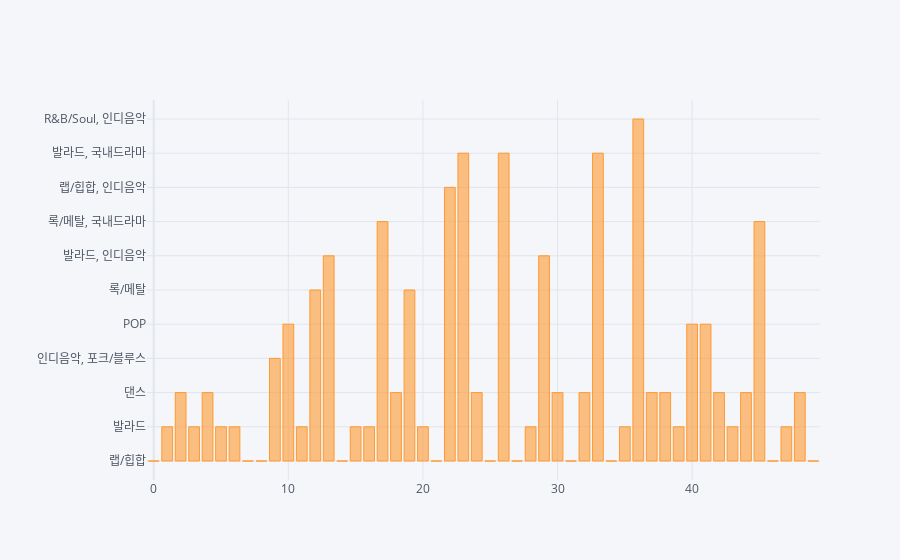

This figure's notebook cell:
### Code cell
top_202101['장르'].iplot(kind='bar')

### Figure 1 — Plotly figure (JSON) as saved in the notebook; plotly's stock layout.template omitted (floating-point values rounded to 4 significant figures)
{"data": [{"marker": {"color": "rgba(255, 153, 51, 0.6)", "line": {"color": "rgba(255, 153, 51, 1.0)", "width": 1}}, "name": "장르", "orientation": "v", "text": "", "type": "bar", "x": [0, 1, 2, 3, 4, 5, 6, 7, 8, 9, 10, 11, 12, 13, 14, 15, 16, 17, 18, 19, 20, 21, 22, 23, 24, 25, 26, 27, 28, 29, 30, 31, 32, 33, 34, 35, 36, 37, 38, 39, 40, 41, 42, 43, 44, 45, 46, 47, 48, 49], "y": ["랩/힙합", "발라드", "댄스", "발라드", "댄스", "발라드", "발라드", "랩/힙합", "랩/힙합", "인디음악, 포크/블루스", "POP", "발라드", "록/메탈", "발라드, 인디음악", "랩/힙합", "발라드", "발라드", "록/메탈, 국내드라마", "댄스", "록/메탈", "발라드", "랩/힙합", "랩/힙합, 인디음악", "발라드, 국내드라마", "댄스", "랩/힙합", "발라드, 국내드라마", "랩/힙합", "발라드", "발라드, 인디음악", "댄스", "랩/힙합", "댄스", "발라드, 국내드라마", "랩/힙합", "발라드", "R&B/Soul, 인디음악", "댄스", "댄스", "발라드", "POP", "POP", "댄스", "발라드", "댄스", "록/메탈, 국내드라마", "랩/힙합", "발라드", "댄스", "랩/힙합"]}], "layout": {"legend": {"bgcolor": "#F5F6F9", "font": {"color": "#4D5663"}}, "paper_bgcolor": "#F5F6F9", "plot_bgcolor": "#F5F6F9", "title": {"font": {"color": "#4D5663"}}, "xaxis": {"gridcolor": "#E1E5ED", "showgrid": true, "tickfont": {"color": "#4D5663"}, "title": {"font": {"color": "#4D5663"}, "text": ""}, "zerolinecolor": "#E1E5ED"}, "yaxis": {"gridcolor": "#E1E5ED", "showgrid": true, "tickfont": {"color": "#4D5663"}, "title": {"font": {"color": "#4D5663"}, "text": ""}, "zerolinecolor": "#E1E5ED"}}}
